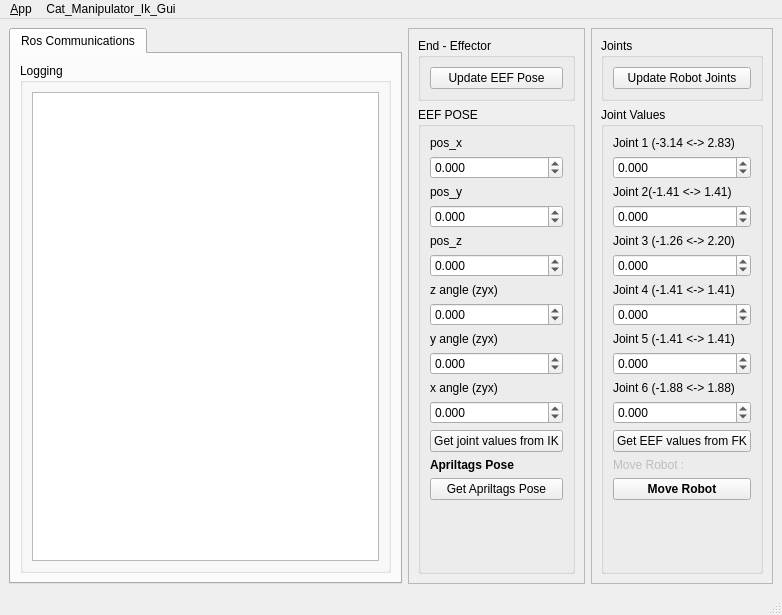
<?xml version="1.0" encoding="UTF-8"?>
<ui version="4.0">
 <class>MainWindowDesign</class>
 <widget class="QMainWindow" name="MainWindowDesign">
  <property name="geometry">
   <rect>
    <x>0</x>
    <y>0</y>
    <width>782</width>
    <height>615</height>
   </rect>
  </property>
  <property name="windowTitle">
   <string>QRosApp</string>
  </property>
  <property name="windowIcon">
   <iconset resource="../../cat_manipulator_gui/resources/images.qrc">
    <normaloff>:/images/icon.png</normaloff>:/images/icon.png</iconset>
  </property>
  <property name="locale">
   <locale language="English" country="Australia"/>
  </property>
  <widget class="QWidget" name="centralwidget">
   <layout class="QHBoxLayout">
    <item>
     <widget class="QTabWidget" name="tab_manager">
      <property name="minimumSize">
       <size>
        <width>100</width>
        <height>0</height>
       </size>
      </property>
      <property name="locale">
       <locale language="English" country="Australia"/>
      </property>
      <property name="currentIndex">
       <number>0</number>
      </property>
      <widget class="QWidget" name="tab_status">
       <attribute name="title">
        <string>Ros Communications</string>
       </attribute>
       <layout class="QVBoxLayout" name="verticalLayout_2">
        <item>
         <widget class="QGroupBox" name="groupBox_12">
          <property name="sizePolicy">
           <sizepolicy hsizetype="MinimumExpanding" vsizetype="Preferred">
            <horstretch>0</horstretch>
            <verstretch>0</verstretch>
           </sizepolicy>
          </property>
          <property name="title">
           <string>Logging</string>
          </property>
          <layout class="QGridLayout" name="gridLayout_3">
           <item row="0" column="0">
            <widget class="QListView" name="view_logging"/>
           </item>
          </layout>
         </widget>
        </item>
       </layout>
      </widget>
     </widget>
    </item>
    <item>
     <widget class="QFrame" name="IK_frame">
      <property name="sizePolicy">
       <sizepolicy hsizetype="Minimum" vsizetype="Preferred">
        <horstretch>0</horstretch>
        <verstretch>0</verstretch>
       </sizepolicy>
      </property>
      <property name="frameShape">
       <enum>QFrame::StyledPanel</enum>
      </property>
      <property name="frameShadow">
       <enum>QFrame::Raised</enum>
      </property>
      <layout class="QVBoxLayout" name="verticalLayout_9">
       <item>
        <widget class="QGroupBox" name="currentEEFpose">
         <property name="title">
          <string>End - Effector </string>
         </property>
         <layout class="QGridLayout" name="gridLayout_5">
          <item row="0" column="0">
           <widget class="QPushButton" name="getEEF_button">
            <property name="text">
             <string>Update EEF Pose</string>
            </property>
           </widget>
          </item>
         </layout>
        </widget>
       </item>
       <item>
        <widget class="QGroupBox" name="IK">
         <property name="title">
          <string>EEF POSE</string>
         </property>
         <layout class="QVBoxLayout" name="verticalLayout_10">
          <item>
           <widget class="QLabel" name="eef_posx">
            <property name="text">
             <string>pos_x</string>
            </property>
           </widget>
          </item>
          <item>
           <widget class="QDoubleSpinBox" name="eef_pos_x_spinbox">
            <property name="decimals">
             <number>3</number>
            </property>
            <property name="minimum">
             <double>-10.000000000000000</double>
            </property>
            <property name="maximum">
             <double>10.000000000000000</double>
            </property>
            <property name="singleStep">
             <double>0.010000000000000</double>
            </property>
           </widget>
          </item>
          <item>
           <widget class="QLabel" name="eef_posy">
            <property name="text">
             <string>pos_y</string>
            </property>
           </widget>
          </item>
          <item>
           <widget class="QDoubleSpinBox" name="eef_pos_y_spinbox">
            <property name="decimals">
             <number>3</number>
            </property>
            <property name="minimum">
             <double>-10.000000000000000</double>
            </property>
            <property name="maximum">
             <double>10.000000000000000</double>
            </property>
            <property name="singleStep">
             <double>0.010000000000000</double>
            </property>
           </widget>
          </item>
          <item>
           <widget class="QLabel" name="eef_posz">
            <property name="text">
             <string>pos_z</string>
            </property>
           </widget>
          </item>
          <item>
           <widget class="QDoubleSpinBox" name="eef_pos_z_spinbox">
            <property name="decimals">
             <number>3</number>
            </property>
            <property name="minimum">
             <double>-10.000000000000000</double>
            </property>
            <property name="maximum">
             <double>10.000000000000000</double>
            </property>
            <property name="singleStep">
             <double>0.010000000000000</double>
            </property>
           </widget>
          </item>
          <item>
           <widget class="QLabel" name="eef_zyxangle_z">
            <property name="text">
             <string>z angle (zyx)</string>
            </property>
           </widget>
          </item>
          <item>
           <widget class="QDoubleSpinBox" name="eef_zyxangle_z_spinbox">
            <property name="decimals">
             <number>3</number>
            </property>
            <property name="minimum">
             <double>-360.000000000000000</double>
            </property>
            <property name="maximum">
             <double>360.000000000000000</double>
            </property>
           </widget>
          </item>
          <item>
           <widget class="QLabel" name="eef_zyxangle_y">
            <property name="text">
             <string>y angle (zyx)</string>
            </property>
           </widget>
          </item>
          <item>
           <widget class="QDoubleSpinBox" name="eef_zyxangle_y_spinbox">
            <property name="decimals">
             <number>3</number>
            </property>
            <property name="minimum">
             <double>-360.000000000000000</double>
            </property>
            <property name="maximum">
             <double>360.000000000000000</double>
            </property>
           </widget>
          </item>
          <item>
           <widget class="QLabel" name="eef_zyxangle_x">
            <property name="text">
             <string>x angle (zyx)</string>
            </property>
           </widget>
          </item>
          <item>
           <widget class="QDoubleSpinBox" name="eef_zyxangle_x_spinbox">
            <property name="decimals">
             <number>3</number>
            </property>
            <property name="minimum">
             <double>-360.000000000000000</double>
            </property>
            <property name="maximum">
             <double>360.000000000000000</double>
            </property>
           </widget>
          </item>
          <item>
           <widget class="QPushButton" name="setEEF_button">
            <property name="text">
             <string>Get joint values from IK</string>
            </property>
           </widget>
          </item>
          <item>
           <widget class="QLabel" name="label_2">
            <property name="font">
             <font>
              <weight>75</weight>
              <bold>true</bold>
             </font>
            </property>
            <property name="text">
             <string>Apriltags Pose</string>
            </property>
           </widget>
          </item>
          <item>
           <widget class="QPushButton" name="getTagPose_button">
            <property name="text">
             <string>Get Apriltags Pose</string>
            </property>
           </widget>
          </item>
          <item>
           <spacer name="verticalSpacer_4">
            <property name="orientation">
             <enum>Qt::Vertical</enum>
            </property>
            <property name="sizeHint" stdset="0">
             <size>
              <width>20</width>
              <height>40</height>
             </size>
            </property>
           </spacer>
          </item>
         </layout>
        </widget>
       </item>
      </layout>
     </widget>
    </item>
    <item>
     <widget class="QFrame" name="FK_frame">
      <property name="sizePolicy">
       <sizepolicy hsizetype="Minimum" vsizetype="Preferred">
        <horstretch>0</horstretch>
        <verstretch>0</verstretch>
       </sizepolicy>
      </property>
      <property name="frameShape">
       <enum>QFrame::StyledPanel</enum>
      </property>
      <property name="frameShadow">
       <enum>QFrame::Raised</enum>
      </property>
      <layout class="QVBoxLayout" name="verticalLayout_7">
       <item>
        <widget class="QGroupBox" name="currentJointState_theta">
         <property name="title">
          <string>Joints</string>
         </property>
         <layout class="QGridLayout" name="gridLayout_4">
          <item row="0" column="0">
           <widget class="QPushButton" name="getJointState_button">
            <property name="text">
             <string>Update Robot Joints</string>
            </property>
           </widget>
          </item>
         </layout>
        </widget>
       </item>
       <item>
        <widget class="QGroupBox" name="FK_joints">
         <property name="title">
          <string>Joint Values</string>
         </property>
         <layout class="QVBoxLayout" name="verticalLayout_8">
          <item>
           <widget class="QLabel" name="joint1_theta">
            <property name="text">
             <string>Joint 1 (-3.14 &lt;-&gt; 2.83)</string>
            </property>
           </widget>
          </item>
          <item>
           <widget class="QDoubleSpinBox" name="joint1_theta_spinbox">
            <property name="decimals">
             <number>3</number>
            </property>
            <property name="minimum">
             <double>-10.000000000000000</double>
            </property>
            <property name="maximum">
             <double>10.000000000000000</double>
            </property>
            <property name="singleStep">
             <double>0.010000000000000</double>
            </property>
           </widget>
          </item>
          <item>
           <widget class="QLabel" name="joint2_theta">
            <property name="text">
             <string>Joint 2(-1.41 &lt;-&gt; 1.41)</string>
            </property>
           </widget>
          </item>
          <item>
           <widget class="QDoubleSpinBox" name="joint2_theta_spinbox">
            <property name="decimals">
             <number>3</number>
            </property>
            <property name="minimum">
             <double>-10.000000000000000</double>
            </property>
            <property name="maximum">
             <double>10.000000000000000</double>
            </property>
            <property name="singleStep">
             <double>0.010000000000000</double>
            </property>
           </widget>
          </item>
          <item>
           <widget class="QLabel" name="joint3_theta">
            <property name="text">
             <string>Joint 3 (-1.26 &lt;-&gt; 2.20)</string>
            </property>
           </widget>
          </item>
          <item>
           <widget class="QDoubleSpinBox" name="joint3_theta_spinbox">
            <property name="decimals">
             <number>3</number>
            </property>
            <property name="minimum">
             <double>-10.000000000000000</double>
            </property>
            <property name="maximum">
             <double>10.000000000000000</double>
            </property>
            <property name="singleStep">
             <double>0.010000000000000</double>
            </property>
           </widget>
          </item>
          <item>
           <widget class="QLabel" name="joint4_theta">
            <property name="text">
             <string>Joint 4 (-1.41 &lt;-&gt; 1.41)</string>
            </property>
           </widget>
          </item>
          <item>
           <widget class="QDoubleSpinBox" name="joint4_theta_spinbox">
            <property name="decimals">
             <number>3</number>
            </property>
            <property name="minimum">
             <double>-360.000000000000000</double>
            </property>
            <property name="maximum">
             <double>360.000000000000000</double>
            </property>
           </widget>
          </item>
          <item>
           <widget class="QLabel" name="joint5_theta">
            <property name="text">
             <string>Joint 5 (-1.41 &lt;-&gt; 1.41)</string>
            </property>
           </widget>
          </item>
          <item>
           <widget class="QDoubleSpinBox" name="joint5_theta_spinbox">
            <property name="decimals">
             <number>3</number>
            </property>
            <property name="minimum">
             <double>-360.000000000000000</double>
            </property>
            <property name="maximum">
             <double>360.000000000000000</double>
            </property>
           </widget>
          </item>
          <item>
           <widget class="QLabel" name="joint6_theta">
            <property name="text">
             <string>Joint 6 (-1.88 &lt;-&gt; 1.88)</string>
            </property>
           </widget>
          </item>
          <item>
           <widget class="QDoubleSpinBox" name="joint6_theta_spinbox">
            <property name="decimals">
             <number>3</number>
            </property>
            <property name="minimum">
             <double>-360.000000000000000</double>
            </property>
            <property name="maximum">
             <double>360.000000000000000</double>
            </property>
           </widget>
          </item>
          <item>
           <widget class="QPushButton" name="setJointState_button">
            <property name="text">
             <string>Get EEF values from FK</string>
            </property>
           </widget>
          </item>
          <item>
           <widget class="QLabel" name="label_3">
            <property name="enabled">
             <bool>false</bool>
            </property>
            <property name="text">
             <string>Move Robot : </string>
            </property>
           </widget>
          </item>
          <item>
           <widget class="QPushButton" name="publishJointState_button">
            <property name="font">
             <font>
              <weight>75</weight>
              <bold>true</bold>
             </font>
            </property>
            <property name="text">
             <string>Move Robot</string>
            </property>
           </widget>
          </item>
          <item>
           <spacer name="verticalSpacer_3">
            <property name="orientation">
             <enum>Qt::Vertical</enum>
            </property>
            <property name="sizeHint" stdset="0">
             <size>
              <width>20</width>
              <height>40</height>
             </size>
            </property>
           </spacer>
          </item>
         </layout>
        </widget>
       </item>
      </layout>
     </widget>
    </item>
   </layout>
  </widget>
  <widget class="QMenuBar" name="menubar">
   <property name="geometry">
    <rect>
     <x>0</x>
     <y>0</y>
     <width>782</width>
     <height>25</height>
    </rect>
   </property>
   <widget class="QMenu" name="menu_File">
    <property name="title">
     <string>&amp;App</string>
    </property>
    <addaction name="action_Preferences"/>
    <addaction name="separator"/>
    <addaction name="actionAbout"/>
    <addaction name="actionAbout_Qt"/>
    <addaction name="separator"/>
    <addaction name="action_Quit"/>
   </widget>
   <widget class="QMenu" name="menuCat_Manipulator_Ik_Gui">
    <property name="title">
     <string>Cat_Manipulator_Ik_Gui</string>
    </property>
   </widget>
   <addaction name="menu_File"/>
   <addaction name="menuCat_Manipulator_Ik_Gui"/>
  </widget>
  <widget class="QStatusBar" name="statusbar"/>
  <action name="action_Quit">
   <property name="text">
    <string>&amp;Quit</string>
   </property>
   <property name="shortcut">
    <string>Ctrl+Q</string>
   </property>
   <property name="shortcutContext">
    <enum>Qt::ApplicationShortcut</enum>
   </property>
  </action>
  <action name="action_Preferences">
   <property name="text">
    <string>&amp;Preferences</string>
   </property>
  </action>
  <action name="actionAbout">
   <property name="text">
    <string>&amp;About</string>
   </property>
  </action>
  <action name="actionAbout_Qt">
   <property name="text">
    <string>About &amp;Qt</string>
   </property>
  </action>
 </widget>
 <resources>
  <include location="../../cat_manipulator_gui/resources/images.qrc"/>
 </resources>
 <connections>
  <connection>
   <sender>action_Quit</sender>
   <signal>triggered()</signal>
   <receiver>MainWindowDesign</receiver>
   <slot>close()</slot>
   <hints>
    <hint type="sourcelabel">
     <x>-1</x>
     <y>-1</y>
    </hint>
    <hint type="destinationlabel">
     <x>399</x>
     <y>299</y>
    </hint>
   </hints>
  </connection>
 </connections>
</ui>
